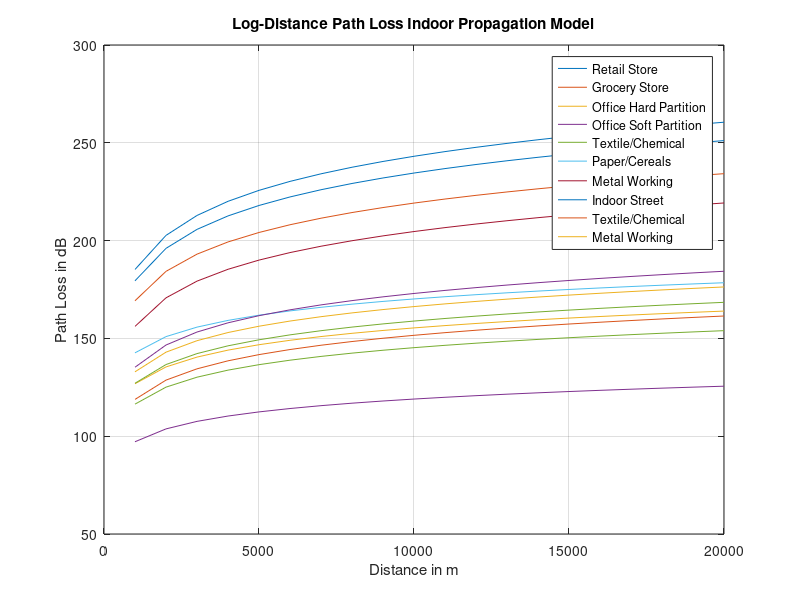

Write the MATLAB code that produced this figure.
% Analysis of Log-distance path loss propagation model (w/ & w/o Shadow)
clc
close all;

with_shadowing = input("w/ Shadowing? ");
Fixed_Distance = input("Enter the reference distance: ");
Arbitrary_Distance = 1e3 : 1e3 : 20e3;
% Values must be between 1.6 to 6
Path_Loss_Exponent = rand(1,12)*(6-1.6) + 1.6;
Frequency = randi([900, 4000], 1,12);
Sigma = rand(1,12)*(15-3) + 3;
X = zeros(1,12);

for i = 1:12
    Lambda(i) = 3e8 / (Frequency(i) * 10 ^ 6);
    PL_D0(i) = -10 * log10((Lambda(i) ^ 2) / ((4 * pi * Fixed_Distance) ^ 2));
    if(with_shadowing)
        X(i) = Sigma(i) * randn(size(PL_D0(i)));
    end
end
for i = 1:12
    for j = 1:20
        Path_Loss(i, j) = PL_D0(i) + 10 * Path_Loss_Exponent(i) * log10(Arbitrary_Distance(j) / Fixed_Distance)...
            + X(i);
    end
end

plot(Arbitrary_Distance, Path_Loss);
legend("Retail Store", "Grocery Store", "Office Hard Partition", "Office Soft Partition", "Textile/Chemical",...
    "Paper/Cereals", "Metal Working", "Indoor Street", "Textile/Chemical", "Metal Working");
xlabel("Distance in m");
ylabel("Path Loss in dB");
title("Log-Distance Path Loss Indoor Propagation Model");
grid on;
